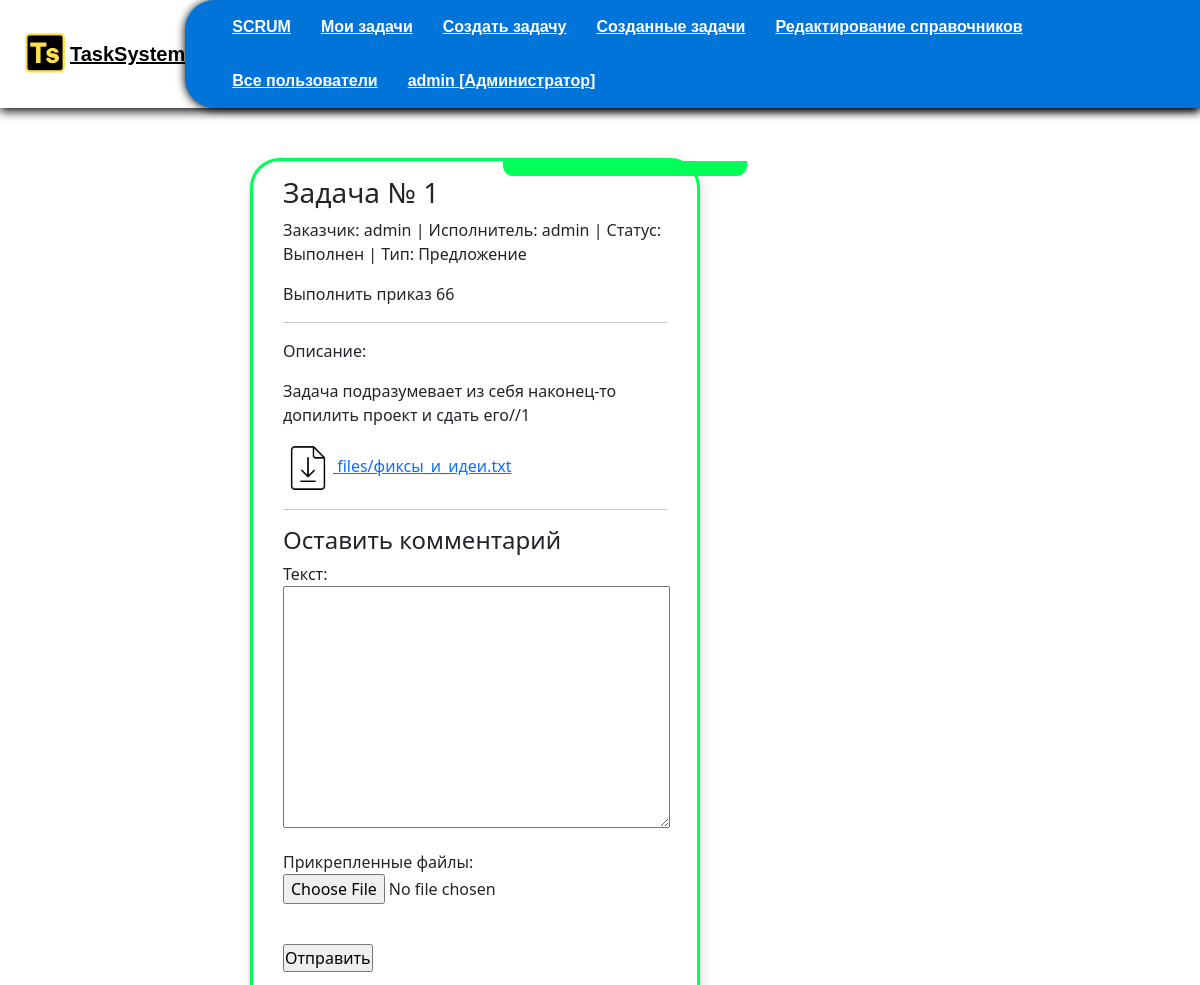
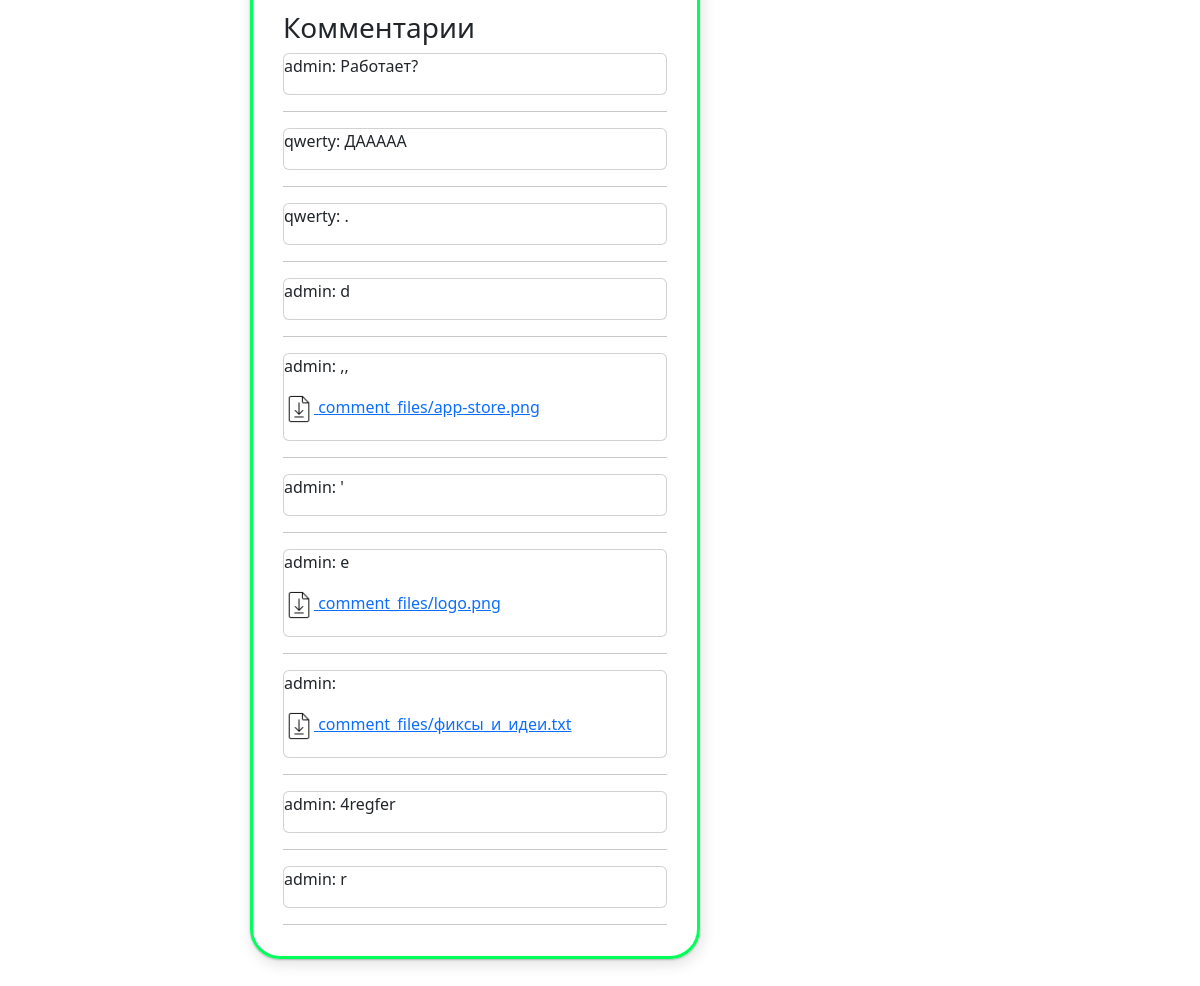
Screenshot of /task_1/ (signed in) with the database file from the repository (2 pictures, top to bottom).
### authapp/models.py (models this page shows, shortened)
class CustomUser(AbstractUser):
    LastAuthDate = models.DateTimeField(auto_now=True)
    is_active = models.BooleanField(verbose_name="Пользователь активирован", default=False)

class Right(models.Model):
    user_id = models.ForeignKey(CustomUser, on_delete=models.CASCADE, verbose_name="Пользователь")
    usertype_id = models.ForeignKey(Type, on_delete=models.CASCADE, verbose_name="Тип пользователя", null=True)

class Type(models.Model):
    name = models.CharField("Название", blank=True, max_length=40)

### mainapp/models.py (models this page shows, shortened)
class Task(models.Model):
    author = models.ForeignKey(get_user_model(), on_delete=models.CASCADE, verbose_name="Автор", default=get_user_model(), related_name='authors', blank=True)
    executor = models.ForeignKey(CustomUser, on_delete=models.CASCADE, verbose_name="Исполнитель", default=None, related_name='executors', blank=True, null=True)
    title = models.CharField("Заголовок", max_length=100, default=None)
    description = models.TextField("Описание", max_length=250, default="")
    files = models.FileField(upload_to="files/", verbose_name="Файлы", blank=True, default=None)
    tasktype = models.ForeignKey(TaskType, on_delete=models.DO_NOTHING, verbose_name="Тип заявки", default=None)
    status = models.ForeignKey(Status, on_delete=models.DO_NOTHING, verbose_name="Статус", default="В ожидании")
    created = models.DateTimeField(auto_now_add=True, auto_now=False)
    updated = models.DateTimeField(auto_now_add=False, auto_now=True)

class Comment(models.Model):
    task = models.ForeignKey(Task, on_delete=models.CASCADE, verbose_name="Задача", default=None, related_name='сomments')
    author = models.ForeignKey(get_user_model(), on_delete=models.CASCADE, verbose_name="Автор", default=None)
    date = models.DateTimeField(auto_now_add=True)
    text = models.TextField(verbose_name="Текст", max_length=100, blank=True)
    files = models.FileField(upload_to="comment_files/", verbose_name="Прикрепленные файлы", blank=True, default=None)
    def __str__(self):
        return f"{self.author}: {self.text}"

### edit_directory/models.py (models this page shows)
class Status(models.Model):
    COLOR_CHOICES = [
        ("GR", "Зеленый"),
        ("RD", "Красный"),
        ("YE", "Желтый"),
        ("DR", "Серый")
    ]
    COLOR_PALETTE = [
        ("#FFFFFF", "white", ),
        ("#000000", "black", ),
    ]
    name = models.CharField(verbose_name="Название статуса", max_length=50, default=None)
    comment_is_active = models.BooleanField(verbose_name="Возможность комментировать", default=False)
    color_status = models.CharField(verbose_name="Цвет статуса", max_length=7, default= "#000000")
    image_status = models.ImageField(verbose_name="Иконка статуса", upload_to='image_status/', default=None, blank=True)
    next_status = models.ManyToManyField('self', blank=True)
    def __str__(self):
        return self.name

class TaskType(models.Model):
    name = models.CharField(max_length=30, verbose_name="Тип заявки")
    def __str__(self):
        return f"{self.name}"

### mainapp/views.py (the view, shortened to what this page needs)
# urls.py: path('task_<int:pk>/', mainapp.task, name='task'),
@login_required
def task(request, pk):
    task = get_object_or_404(Task, pk=pk)
    comment = Comment.objects.filter(task=task)
    form = CommentForm()
    try:
        right = Right.objects.get(user_id=request.user)
    except:
        right = None
    return render(request, 'mainapp/task.html', context={
        "title": f"Задача №{task.id}",
        'task':task,
        'comments':comment,
        'form':form,
        "right":right
    })

### mainapp/forms.py
class CommentForm(forms.ModelForm):
    class Meta:
        model = Comment
        fields = ("text", "files")

### mainapp/templates/mainapp/task.html (shortened to what this page needs)
{% include 'mainapp/includes/menu_inc.html' %}
{% load static %}
<div class="task_container_check" style="--status-color: {{task.status.color_status}};">
<h3> Задача № {{task.id}}</h3>
  <p> Заказчик: {{task.author}} | Исполнитель: {{task.executor}} | Статус: {{ task.status }} | Тип: {{ task.tasktype }}</p>
  <p>{{task.title}}</p>
  <hr>
  <p>Описание: </p>
  <p>{{task.description}}</p>
  {% if task.files%}
  <p><a href='{{ settings.MEDIA_URL }}{{task.files.url}}' download><img style="width: 50px" src ="{%static 'images/icons/doc-icon.png'%}"> {{task.files.name}} </a></p>
  {%endif%}
<hr><h4>Оставить комментарий</h4>
<form method="post" enctype="multipart/form-data">
  {{ form.as_p }}
<br>
  <input class="button" type="submit" value="Отправить">
</form>
<br>
<h3>Комментарии</h3>
{% for comment in comments %}
<div class="card">
  <p>{{comment}}</p>
  {%if comment.files%}
  <p><a href='{{ settings.MEDIA_URL }}{{comment.files.url}}' download> <img style="width: 30px" src ="{%static 'images/icons/doc-icon.png'%}"> {{comment.files.name}}</a></p>
  {%endif%}
</div>
  <hr>
  {% endfor %}
</div>
</body>
</html>

### mainapp/templates/mainapp/includes/menu_inc.html (shortened to what this page needs)
{% load static %}
<!DOCTYPE html>
<html lang="en">
<head>
  <link rel="stylesheet" type="text/css" href="{% static 'css/task.css' %}">
  <link rel="stylesheet" type="text/css" href="{% static 'css/style.css' %}">
  <link rel="stylesheet" type="text/css" href="{% static 'css/scrum.css' %}">
  <link rel="stylesheet" type="text/css" href="{% static 'css/menu.css' %}">
  <link href="{% static 'colorfield/css/colorpicker.css' %}" rel="stylesheet">
  <link href="{% static 'css/colorfield.css' %}" rel="stylesheet">
  <link rel="stylesheet" type="text/css" href="{% static 'colorfield/css/color-picker.css' %}">
  <link href="https://cdn.jsdelivr.net/npm/bootstrap@5.2.0-beta1/dist/css/bootstrap.min.css" rel="stylesheet">
    <link rel="stylesheet" href="https://cdn.jsdelivr.net/npm/picnic">
</head>
<body>
  <header class='header'>
    <div class='block-logo'>
      <a href='{% url "main" %}' class="logo"><img src="{% static 'images/TSlogo.png' %}" width="50" height="50"></a>
      <p class='logo-text'><a href='{% url "main" %}' class='logo-text'>TaskSystem</a></p>
    </div>
    <nav class='menu-items'>
      <ul class='menu-item'>
        <li><a href="{% url 'main' %}" class="{% if request.resolver_match.url_name == 'main' %} active_url {% endif %}">SCRUM</a></li>
        <li><a href="{% url 'mytasks:task_view' %}" class="{% if request.resolver_match.url_name == 'task_view' %} active_url  {% endif %}">Мои задачи</a></li>
        {% if right.usertype_id.name == "Руководитель" or right.usertype_id.name == "Администратор" %}
        <li><a href="{% url 'create' %}" class="{% if request.resolver_match.url_name == 'create' %} active_url{% endif %}">Создать задачу</a></li>
        <li><a href="{% url 'creation_tasks' %}" class="{% if request.resolver_match.url_name == 'creation_tasks' %} active_url {% endif %}">Созданные задачи</a></li>
        {% endif %}
        {% if request.user.is_superuser %}
        <li><a href="{% url 'edit_directory:directory_view' %} " class="{% if request.resolver_match.url_name == 'directory_view' %} active_url {% endif %}">Редактирование справочников</a></li>
        <li><a href="{% url 'all_users' %}" class="{% if request.resolver_match.url_name == 'all_users' %} active_url {% endif %}">Все пользователи</a></li>
        {% endif %}
        <li><a href="#" class="{% if request.resolver_match.url_name == 'account' %} active_url {% endif %}">{{ user.username }} {% if right.usertype_id.name %}[{{right.usertype_id.name}}]{% else %} [Не определен] {% endif %}</a>
      </li>
      </ul>
    </nav>
  </header>

### static/css/task.css (style rules this page uses)
.task_container_check { margin: 50px 500px 50px 250px; padding: 15px 30px; border-radius: 30px; border-width: 100px; border: 3px solid var(--status-color); box-shadow: 2px 5px 15px rgba(0, 0, 0, 0.12), 0 1px 2px rgba(0, 0, 0, 0.24); position: relative; }
.task_container_check::before { content: ""; display: block; position: absolute; left: 250px; top: 0; width: 55%; height: 15px; background-color: var(--status-color); border-radius: 0 0 10px 10px; }

### static/css/menu.css (style rules this page uses)
* { margin: 0; padding: 0; box-sizing: border-box; list-style: none; text-decoration: none; }
.header { display: flex; justify-content: space-between; align-items: center; height: auto; box-shadow: 0 3px 10px #000; font-family: sans-serif; }
.block-logo { display: flex; justify-content: center; align-items: center; }
.block-logo { transition: .5s; padding-left: 20px; }
.logo-text { margin-bottom: 0; font-weight: 700; transition: .5s; font-size: 20px; font-weight: 900; color: #000; }
.logo { width: 50px; height: 50px; transition: .5s; font-size: 20px; font-weight: 900; color: #000; z-index: 0; }
.menu-items { position: initial !important; border-top-left-radius: 30px; border-bottom-left-radius: 30px; font-family: sans-serif; background-color: #0074d9; box-shadow: 0 1px 10px #000; }
header nav ul li { position: relative; float: left; }
header nav ul li a { padding: 15px; color: #fff; font-size: 16px; font-family: sans-serif; font-weight: 600; display: block; }

### rows the page displays
CustomUser: username "admin"
Right: usertype_id.name "Администратор"
Task: id "1", author "admin", executor "admin", status "Выполнен", tasktype "Предложение", title "Выполнить приказ 66", description "Задача подразумевает из себя наконец-то допилить проект и сдать его//1", files.name "files/фиксы_и_идеи.txt"
Comment: author+text "admin: Работает?"
Comment: author+text "qwerty: ДААААА"
Comment: author+text "qwerty: ."
Comment: author+text "admin: d"
Comment: author+text "admin: ,,", files.name "comment_files/app-store.png"
Comment: author+text "admin: '"
Comment: author+text "admin: e", files.name "comment_files/logo.png"
Comment: author+text "admin:", files.name "comment_files/фиксы_и_идеи.txt"
Comment: author+text "admin: 4regfer"
Comment: author+text "admin: r"
